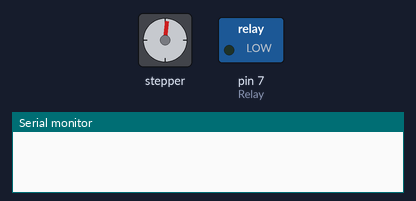
Simulated run of this sketch. Board: Arduino Uno, built with avr-gcc and run on an emulated ATmega328P. On the bench: stepper motor, switched loads named in the sketch (green lamp = pin HIGH), the last lines printed to the serial monitor. Stepper angles assume 200 steps per turn.

Above: at 0.15 s.
At 10.13 s:
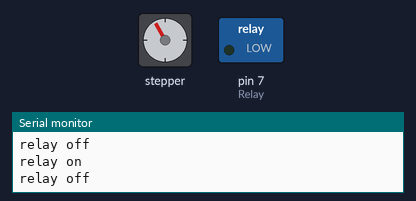
At 20.41 s:
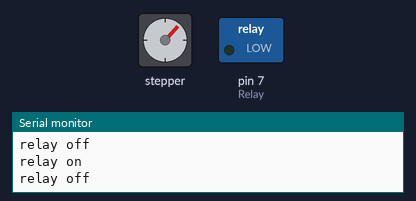
At 39.77 s:
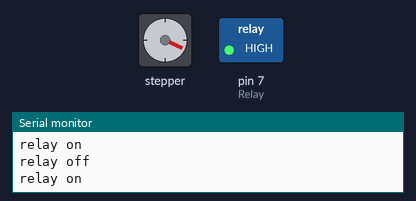
Timing chart, 0 to 40.0 s (numbered marks = the images above):
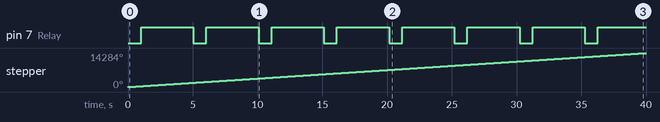

Measured:
- by itself, pin 7 (Relay): alternates HIGH for 4.0 s and LOW for 1.0 s
- by itself, stepper: keeps turning clockwise at about 357°/s

The sketch:

chemostat.ino
```cpp
#include <Stepper.h>
#include <TimedAction.h>

int Relay = 7;
//initalizes Timer variable which is used to delay vacuum operation
unsigned long Timer;
//sets the delay for running the vacuum in milliseconds
unsigned long vacuumDelay = 4000UL;

const int stepsPerRevolution = 200;  // change this to fit the number of steps per revolution

// initializes the stepper library on pins 8 through 11:
Stepper myStepper(stepsPerRevolution, 8, 9, 10, 11);
// set timer delays for both objects
//TimedAction stepperAction = TimedAction(100, stepper);
//TimedAction vacuumAction = TimedAction(1000, vacuum);
void setup()
{
   // set the speed at 60 rpm:
  myStepper.setSpeed(60);
   // initialize the serial port:
  Serial.begin(9600);
  pinMode(Relay, OUTPUT);
}


void loop(){
     myStepper.step(stepsPerRevolution);
     if (digitalRead(Relay)==LOW){
        Timer = millis(), digitalWrite(Relay, HIGH);
        Serial.println("relay on");
        delay(1);
     }
     if (millis()-Timer >= vacuumDelay){
         digitalWrite(Relay, LOW);
         Serial.println("relay off");
     }
}

/*void stepper(){
    Serial.println("clockwise");

}
void vacuum(){
         digitalWrite(Relay, HIGH);  // turn on relay
         delay(10000);
         digitalWrite(Relay, LOW);   // turn off relay
}*/
```
